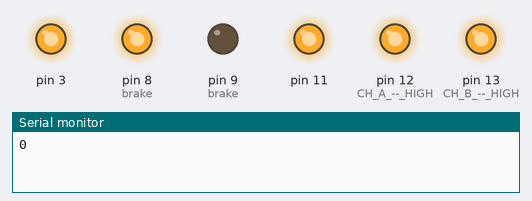
The sketch below on a simulated Arduino Uno, built with avr-gcc and run on an emulated ATmega328P. Shown: output pins drawn as LEDs (lit = HIGH), the last lines printed to the serial monitor.

Above: at 0.15 s.
At 5.85 s:
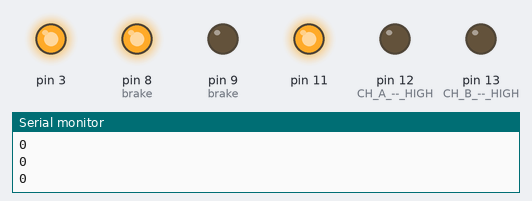
At 12.2 s:
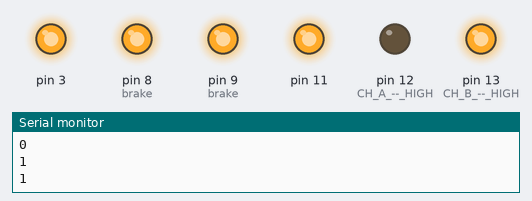
At 17.0 s:
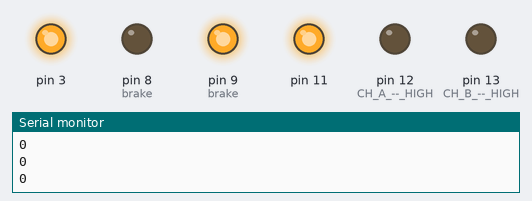
At 21.8 s:
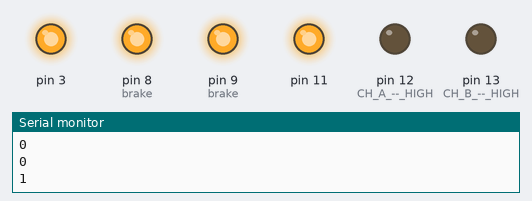
At 39.47 s:
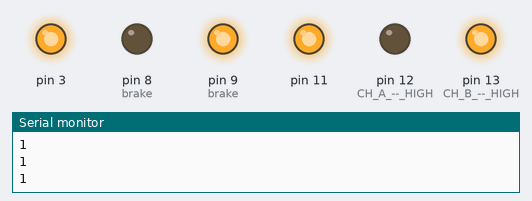
Timing chart, 0 to 40.0 s (numbered marks = the images above):
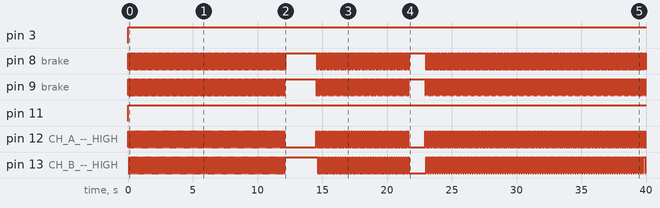

The sketch:

stepperTest.ino
```cpp
int delaylegnth = 30;

int moveA = 1;
int moveB = 0;
int stopAll = 0;
int count = 0;
int isStoped = 0;

void setup() {

  //establish motor direction toggle pins
  pinMode(12, OUTPUT); //CH A -- HIGH = forwards and LOW = backwards???
  pinMode(13, OUTPUT); //CH B -- HIGH = forwards and LOW = backwards???

  //establish motor brake pins
  pinMode(9, OUTPUT); //brake (disable) CH A
  pinMode(8, OUTPUT); //brake (disable) CH B

  Serial.begin(9600);
}

void loop(){

 if (moveA == 1) {
   DirOne();
 }

  if (moveB == 1) {
   DirTwo();
 }

 if (stopAll == 1) {
   StopAll();
 }

 count++;

  if (count > 100) {
    if (isStoped == 0) {
      stopAll = 1;
      isStoped = 1;
    }
    moveA = 0;
  }

  if (count > 140) {
      isStoped = 0;
      moveB = 1;
   }

   if (count > 180) {
     if (isStoped == 0) {
      stopAll = 1;
      isStoped = 1;
      moveB = 0;
    }

   }
   if (count > 200) {
    count = 0;
    moveA = 1;
   }

  Serial.println(isStoped);
}


void DirOne() {

  digitalWrite(9, LOW);     // ENABLE  CH A
  digitalWrite(8, HIGH);    // DISABLE CH B

  digitalWrite(12, HIGH);   // Sets direction of CH A
  analogWrite(3, 255);      // Moves CH A

  delay(delaylegnth);

  digitalWrite(9, HIGH);    // DISABLE CH A
  digitalWrite(8, LOW);     // ENABLE  CH B

  digitalWrite(13, LOW);    // Sets direction of CH B
  analogWrite(11, 255);     // Moves CH B

  delay(delaylegnth);

  digitalWrite(9, LOW);     // ENABLE  CH A
  digitalWrite(8, HIGH);    // DISABLE CH B

  digitalWrite(12, LOW);    // Sets direction of CH A
  analogWrite(3, 255);      // Moves CH A

  delay(delaylegnth);

  digitalWrite(9, HIGH);    // DISABLE CH A
  digitalWrite(8, LOW);     // ENABLE CH B

  digitalWrite(13, HIGH);   // Sets direction of CH B
  analogWrite(11, 255);     // Moves CH B

  delay(delaylegnth);

}

void StopAll() {
    digitalWrite(9, HIGH);    // DISABLE CH A
    delay(delaylegnth);
    digitalWrite(8, HIGH);    // DISABLE CH B
    delay(delaylegnth);
  }

void DirTwo() {
  digitalWrite(9, LOW);  //ENABLE CH A
  digitalWrite(8, HIGH); //DISABLE CH B

  digitalWrite(12, HIGH);   //Sets direction of CH A
  analogWrite(3, 255);   //Moves CH A

  delay(delaylegnth);

  digitalWrite(9, HIGH);  //DISABLE CH A
  digitalWrite(8, LOW); //ENABLE CH B

  digitalWrite(13, HIGH);   //Sets direction of CH B
  analogWrite(11, 255);   //Moves CH B

  delay(delaylegnth);

  digitalWrite(9, LOW);  //ENABLE CH A
  digitalWrite(8, HIGH); //DISABLE CH B

  digitalWrite(12, LOW);   //Sets direction of CH A
  analogWrite(3, 255);   //Moves CH A

  delay(delaylegnth);

  digitalWrite(9, HIGH);  //DISABLE CH A
  digitalWrite(8, LOW); //ENABLE CH B

  digitalWrite(13, LOW);   //Sets direction of CH B
  analogWrite(11, 255);   //Moves CH B

  delay(delaylegnth);


  }
```

Measured:
- by itself, pin 3: LOW → HIGH at 0.00 s
- by itself, pin 11: LOW → HIGH at 0.03 s
- by itself, pin 13 (CH_B_--_HIGH): goes 100 × (HIGH 0.06 s, LOW 0.06 s), HIGH 2.5 s, 39 × (LOW 0.12 s, HIGH 0.06 s), LOW 1.4 s, 94 × (HIGH 0.12 s, LOW 0.06 s), then HIGH
